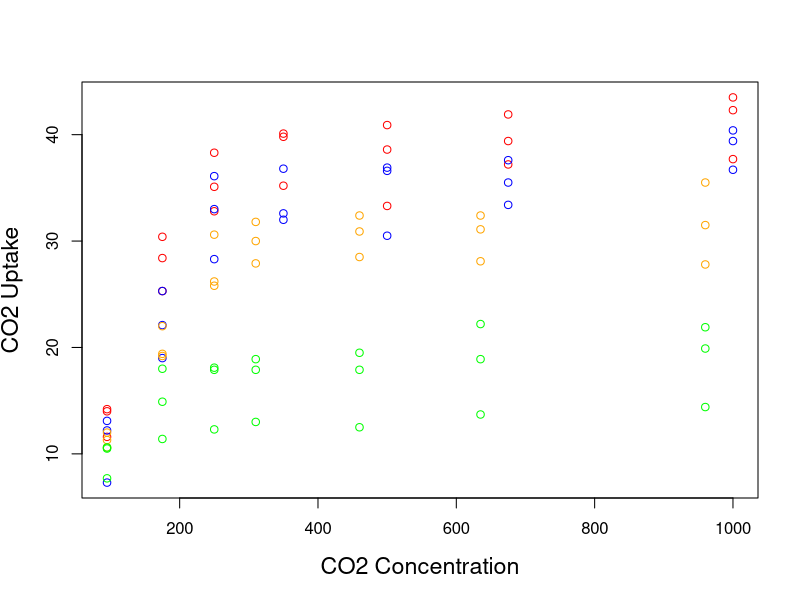
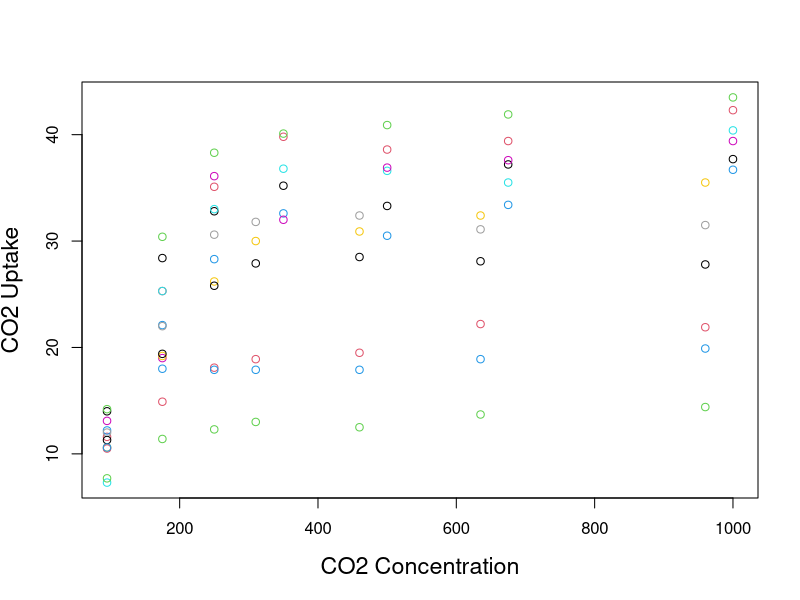
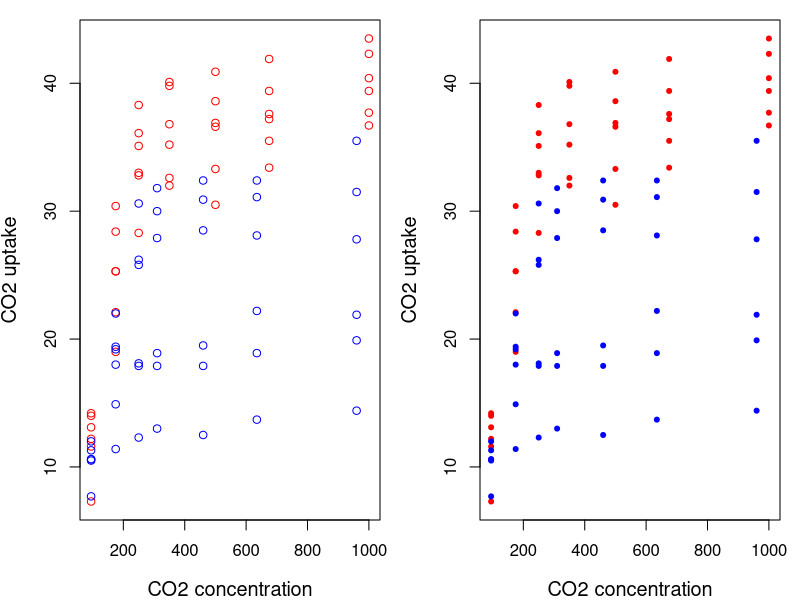

Write R code to recreate these figures, in order. (Note: this script raises an error after producing the figures.)
## ---- chunk 1
knitr::opts_chunk$set(
  comment = "#",
  collapse = TRUE,
  warning = FALSE,
  message = FALSE, 
  fig.width=6, fig.height=6,
  fig.align = 'center'
)
## ---- chunk 2
library(DiagrammeR)
mermaid("
graph LR
A(Start)-->B[Process]
B-->C{Decision}
C-->|TRUE|E(End)
C-->|FALSE|D[Process]
D --> E
")
## ---- chunk 3
if (2+2 == 4) { #<<
  print("Arithmetic works.")
} else { #<<
  print("Houston, we have a problem.")
} #<<
## ---- chunk 4
for(m in 1:5) {
  print(m*2)
}
## ---- chunk 5
for(m in 6:10) {
  print(m*2)
}
## ---- chunk 6
for (i in 4:5) { # for i in 4 to 5
  print(colnames(CO2)[i])  
  print(mean(CO2[,i])) # print the mean of that column from the CO2 dataset
}
## ---- chunk 7
# Output

for (i in 1:3) {
  for (n in 1:3) {
    print (i*n)
  }
}
## ---- chunk 8
(height <- matrix(c(1:10, 21:30), 
                 nrow = 5, 
                 ncol = 4))

## ---- chunk 9
apply(X = height, 
      MARGIN = 1, 
      FUN = mean)

## ---- chunk 10
SimulatedData <- list(SimpleSequence = 1:4, 
             Norm10 = rnorm(10), 
             Norm20 = rnorm(20, 1), 
             Norm100 = rnorm(100, 5))

# Apply mean to each element of the list 
lapply(SimulatedData, mean)
## ---- chunk 11
SimulatedData <- list(SimpleSequence = 1:4, 
             Norm10 = rnorm(10), 
             Norm20 = rnorm(20, 1), 
             Norm100 = rnorm(100, 5))

# Output
sapply(SimulatedData, mean)

## ---- chunk 12
lilySeeds <- c(80, 65, 89, 23, 21)
poppySeeds <- c(20, 35, 11, 77, 79)
  
# Output
mapply(sum, lilySeeds, poppySeeds)
## ---- chunk 13
head(mtcars)

# get the mean hp by cylinder groups
tapply(mtcars$hp, mtcars$cyl, FUN = mean)
## ---- chunk 14
for (i in 1:length(CO2[,1])) {
  if(CO2$Type[i] == "Quebec") {
    CO2$uptake[i] <- CO2$uptake[i] - 2
  }
}
## ---- chunk 15
tapply(CO2$uptake, CO2$Type, mean)
## ---- chunk 16
count <- 0
 
for (i in 1:nrow(CO2)) {
  if (CO2$Treatment[i] == "nonchilled") next 
  # Skip to next iteration if treatment is nonchilled
  count <- count + 1
}
print(count) # The count and print command were performed 42 times.
## ---- chunk 17
sum(CO2$Treatment == "nonchilled")
## ---- chunk 18
data(CO2)
## ---- chunk 19
for (i in 1:nrow(CO2)) {
  if(CO2$Type[i] == "Mississippi") {
    if(CO2$conc[i] < 300) next 
    CO2$conc[i] <- CO2$conc[i] - 20 
  }
}
## ---- chunk 20
for (i in 1:nrow(CO2)) {
  if(CO2$Type[i] == "Mississippi" && CO2$conc[i] >= 300) {
    CO2$conc[i] <- CO2$conc[i] - 20 
  }
}
## ---- chunk 21
plot(x=CO2$conc, y=CO2$uptake, type="n", cex.lab=1.4, xlab="CO2 Concentration", ylab="CO2 Uptake") # Type "n" tells R to not actually plot the points.
 
for (i in 1:length(CO2[,1])) {
  if (CO2$Type[i] == "Quebec" & CO2$Treatment[i] == "nonchilled") {
    points(CO2$conc[i], CO2$uptake[i], col = "red")
  }
  if (CO2$Type[i] == "Quebec" & CO2$Treatment[i] == "chilled") {
    points(CO2$conc[i], CO2$uptake[i], col = "blue")
  }
  if (CO2$Type[i] == "Mississippi" & CO2$Treatment[i] == "nonchilled") {
    points(CO2$conc[i], CO2$uptake[i], col = "orange")
  }
  if (CO2$Type[i] == "Mississippi" & CO2$Treatment[i] == "chilled") {
    points(CO2$conc[i], CO2$uptake[i], col = "green")
  }
}
## ---- chunk 22
plot(x = CO2$conc, y = CO2$uptake, type = "n", cex.lab = 1.4, 
     xlab = "CO2 Concentration", ylab = "CO2 Uptake") 

plants <- unique(CO2$Plant)
 
for (i in 1:nrow(CO2)){
  for (p in 1:length(plants)) { 
    if (CO2$Plant[i] == plants[p]) {
      points(CO2$conc[i], CO2$uptake[i], col = p)
    }
  }
}

## ---- chunk 23
operations <- function(number1, number2, number3) {
  result <- (number1 + number2) * number3
  print(result)
}
operations(1, 2, 3)
## ---- chunk 24
print_animal <- function(animal) {
  if (animal == "dog") {
    print("woof")
  } else if (animal == "cat") {
    print("meow")
  }
}
## ---- chunk 25
Scruffy <- "dog"
Paws <- "cat"
 
print_animal(Scruffy)
 
print_animal(Paws)
## ---- chunk 26
operations <- function(number1, number2, number3 = 3) {
  result <- (number1 + number2) * number3
  print(result)
}
 
operations(1, 2, 3) # is equivalent to
operations(1, 2)
operations(1, 2, 2) # we can still change the value of number3 if needed
## ---- chunk 27
plot.CO2 <- function(CO2, ...) {
  plot(x = CO2$conc, y = CO2$uptake, type = "n", ...) 
 
  for (i in 1:length(CO2[,1])){
     if (CO2$Type[i] == "Quebec") {
       points(CO2$conc[i], CO2$uptake[i], col="red", type="p", ...) 
     } else if (CO2$Type[i] == "Mississippi") {
       points(CO2$conc[i], CO2$uptake[i], col="blue", type="p", ...) 
     }
  }
}
par(mfrow=c(1,2), mar = c(4,4,1,1)) 
plot.CO2(CO2, cex.lab=1.2, xlab="CO2 concentration", ylab="CO2 uptake")
plot.CO2(CO2, cex.lab=1.2, xlab="CO2 concentration", ylab="CO2 uptake", pch=20)
## ---- chunk 28
sum2 <- function(...){ #<<
  args <- list(...) #<<
  result <- 0
  for (i in args)  {
    result <- result + i
  }
  return (result)
}
 
sum2(2, 3) #<<
sum2(2, 4, 5, 7688, 1) #<<
## ---- chunk 29
myfun <- function(x) {
  if (x < 10) {
    0
  } else {
    10
  }
}

myfun(5)
myfun(15)
## ---- chunk 30
simplefun1 <- function(x) {
  if (x<0) 
  return(x)
}
## ---- chunk 31
simplefun2 <- function(x, y) {
  z <- x + y 
  return(list("result" = z,
              "x" = x,
              "y" = y))
}
## ---- chunk 32
simplefun2(1, 2)
## ---- chunk 33
var1 <- 3     # var1 is defined outside our function
vartest <- function() {
  a <- 4      # 'a' is defined inside
  print(a)    # print 'a'
  print(var1) # print var1
}

a             # we cannot print 'a' as it exists only inside the function

vartest()     # calling vartest() will print a and var1 

rm(var1)      # remove var1
vartest()     # calling the function again doesn't work anymore
## ---- chunk 34
var1 <- 3     # var1 is defined outside our function
vartest <- function(var1) {
  print(var1) # print var1
}

vartest(8)    # Inside our function var1 is now our argument and takes its value

var1          # var1 still has the same value
